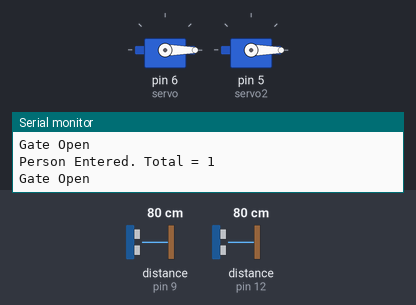
A sketch run on a simulated Arduino Uno, built with avr-gcc and run on an emulated ATmega328P. On the bench: 2 × servo, the last lines printed to the serial monitor. Wiring (inferred from the names in the program): ultrasonic range finder: trigger pin 11; echo pin 12. Inputs (shaded band) come from the test bench; at power-on: distance to the obstacle (sensors on pin 12, pin 9) 80 cm. The echo pulse lasts 58.3 µs per cm.

Above: at 1.9 s.
2.0 s: distance to the obstacle (sensor on pin 12) set to 196 cm
4.4 s: distance to the obstacle (sensor on pin 12) set to 205 cm
At 6.3 s:
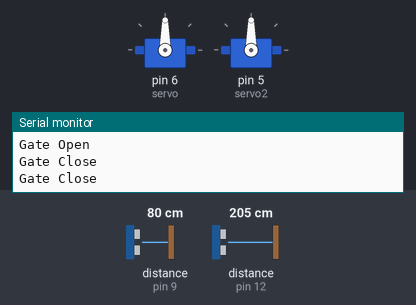
11.2 s: distance to the obstacle (sensor on pin 12) set to 2 cm
At 13.1 s:
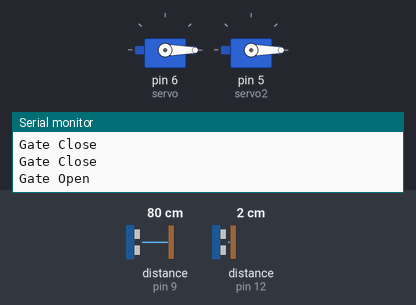
13.8 s: distance to the obstacle (sensor on pin 12) set to 250 cm
At 16.5 s:
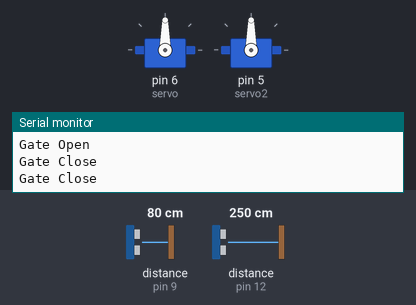
Timing chart, 0 to 18.0 s (numbered marks = the images above; inputs shaded):
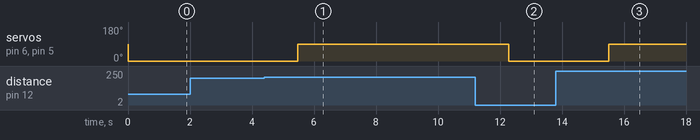

The sketch:

automatic-smart-gate-system.ino
```cpp
#include<Servo.h>

int trigPin = 11;
int echoPin = 12;
int t2 = 10;
int e2 = 9;

Servo servo;
Servo servo2;

int cnt = 0;
bool flag = false;

void setup(){
  servo.attach(6);
  servo2.attach(5);

  pinMode(trigPin, OUTPUT);
  pinMode(echoPin, INPUT);
  pinMode(t2, OUTPUT);
  pinMode(e2, INPUT);

  Serial.begin(9600);
}

void loop(){

  digitalWrite(trigPin, LOW);
  delayMicroseconds(2);

  digitalWrite(trigPin, HIGH);
  delayMicroseconds(10);

  digitalWrite(trigPin, LOW);

  double time = pulseIn(echoPin, HIGH, 30000);

  double dis = (time * 0.0344) / 2;

  digitalWrite(t2, LOW);
  delayMicroseconds(2);

  digitalWrite(t2, HIGH);
  delayMicroseconds(10);

  digitalWrite(t2, LOW);

  double time2 = pulseIn(e2, HIGH, 30000);

  double dis2 = (time2 * 0.0344) / 2;


  if(dis < 200){
    Serial.println("Gate Open");

    servo.write(0);
    servo2.write(0);

    delay(1000);

    if(dis2 <= 100 && flag == false){
    	cnt++;
      	flag = true;

    	Serial.print("Person Entered. Total = ");
    	Serial.println(cnt);
    }

  }else{
   	Serial.println("Gate Close");

    delay(1000);

  	servo.write(90);
  	servo2.write(90);
  }
  if(dis2 > 100){
     flag = false;
  }

   delay(100);


}
```

Measured:
- the behaviour switches between 199 and 200 cm on distance to the obstacle (sensor on pin 12) (found by bisection; images 0 and 1)
- after the input at 4.4 s, servo on pin 6 (servo), servo on pin 5 (servo2): 0° → 90° after 1.1 s
- after the input at 11.2 s, servo on pin 6 (servo), servo on pin 5 (servo2): 90° → 0° after 1.1 s
- after the input at 13.8 s, servo on pin 6 (servo), servo on pin 5 (servo2): 0° → 90° after 1.7 s
